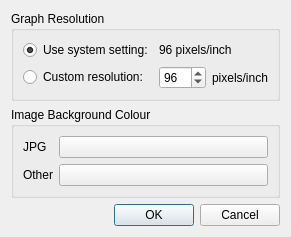
<?xml version="1.0" encoding="UTF-8"?>
<ui version="4.0">
 <class>SettingsDialog</class>
 <widget class="QDialog" name="SettingsDialog">
  <property name="geometry">
   <rect>
    <x>0</x>
    <y>0</y>
    <width>263</width>
    <height>214</height>
   </rect>
  </property>
  <property name="windowTitle">
   <string>Dialog</string>
  </property>
  <layout class="QVBoxLayout" name="verticalLayout">
   <item>
    <widget class="QGroupBox" name="resolutionBox">
     <property name="toolTip">
      <string>&lt;html&gt;&lt;head/&gt;&lt;body&gt;&lt;p&gt;&lt;span style=&quot; font-family:'Calibri','sans-serif'; font-size:11pt;&quot;&gt;Graphic is designed to create graphs so that (for example) a 5&amp;quot; long path is shows as 5&amp;quot; long on your screen.  But Graphic can't always determine the number of pixels per inch on your screen, so you can give the correct value here if needed.&lt;/span&gt;&lt;/p&gt;&lt;/body&gt;&lt;/html&gt;</string>
     </property>
     <property name="title">
      <string>Graph Resolution</string>
     </property>
     <layout class="QGridLayout" name="gridLayout">
      <item row="0" column="0">
       <widget class="QRadioButton" name="defaultButton">
        <property name="text">
         <string>Use system setting:</string>
        </property>
        <property name="checked">
         <bool>true</bool>
        </property>
       </widget>
      </item>
      <item row="0" column="1" colspan="2">
       <widget class="QLabel" name="defaultLabel">
        <property name="text">
         <string>96 pixels/inch</string>
        </property>
       </widget>
      </item>
      <item row="1" column="0">
       <widget class="QRadioButton" name="customButton">
        <property name="text">
         <string>Custom resolution:</string>
        </property>
       </widget>
      </item>
      <item row="1" column="1">
       <widget class="QSpinBox" name="customSpinBox">
        <property name="maximum">
         <number>999</number>
        </property>
        <property name="value">
         <number>96</number>
        </property>
       </widget>
      </item>
      <item row="1" column="2">
       <widget class="QLabel" name="customLabel">
        <property name="text">
         <string>pixels/inch</string>
        </property>
       </widget>
      </item>
     </layout>
    </widget>
   </item>
   <item>
    <widget class="QGroupBox" name="colourBox">
     <property name="title">
      <string>Image Background Colour</string>
     </property>
     <layout class="QFormLayout" name="formLayout">
      <item row="0" column="0">
       <widget class="QLabel" name="jpgBgLabel">
        <property name="text">
         <string>JPG</string>
        </property>
       </widget>
      </item>
      <item row="0" column="1">
       <widget class="QPushButton" name="jpgBgColour">
        <property name="sizePolicy">
         <sizepolicy hsizetype="Minimum" vsizetype="Fixed">
          <horstretch>0</horstretch>
          <verstretch>0</verstretch>
         </sizepolicy>
        </property>
        <property name="text">
         <string/>
        </property>
       </widget>
      </item>
      <item row="1" column="0">
       <widget class="QLabel" name="otherLabel">
        <property name="text">
         <string>Other</string>
        </property>
       </widget>
      </item>
      <item row="1" column="1">
       <widget class="QPushButton" name="otherImageBgColour">
        <property name="sizePolicy">
         <sizepolicy hsizetype="Minimum" vsizetype="Fixed">
          <horstretch>0</horstretch>
          <verstretch>0</verstretch>
         </sizepolicy>
        </property>
        <property name="text">
         <string/>
        </property>
       </widget>
      </item>
     </layout>
    </widget>
   </item>
   <item>
    <widget class="QDialogButtonBox" name="buttonBox">
     <property name="orientation">
      <enum>Qt::Horizontal</enum>
     </property>
     <property name="standardButtons">
      <set>QDialogButtonBox::Cancel|QDialogButtonBox::Ok</set>
     </property>
    </widget>
   </item>
  </layout>
 </widget>
 <resources/>
 <connections>
  <connection>
   <sender>buttonBox</sender>
   <signal>accepted()</signal>
   <receiver>SettingsDialog</receiver>
   <slot>accept()</slot>
   <hints>
    <hint type="sourcelabel">
     <x>248</x>
     <y>254</y>
    </hint>
    <hint type="destinationlabel">
     <x>157</x>
     <y>274</y>
    </hint>
   </hints>
  </connection>
  <connection>
   <sender>buttonBox</sender>
   <signal>rejected()</signal>
   <receiver>SettingsDialog</receiver>
   <slot>reject()</slot>
   <hints>
    <hint type="sourcelabel">
     <x>316</x>
     <y>260</y>
    </hint>
    <hint type="destinationlabel">
     <x>286</x>
     <y>274</y>
    </hint>
   </hints>
  </connection>
 </connections>
</ui>
